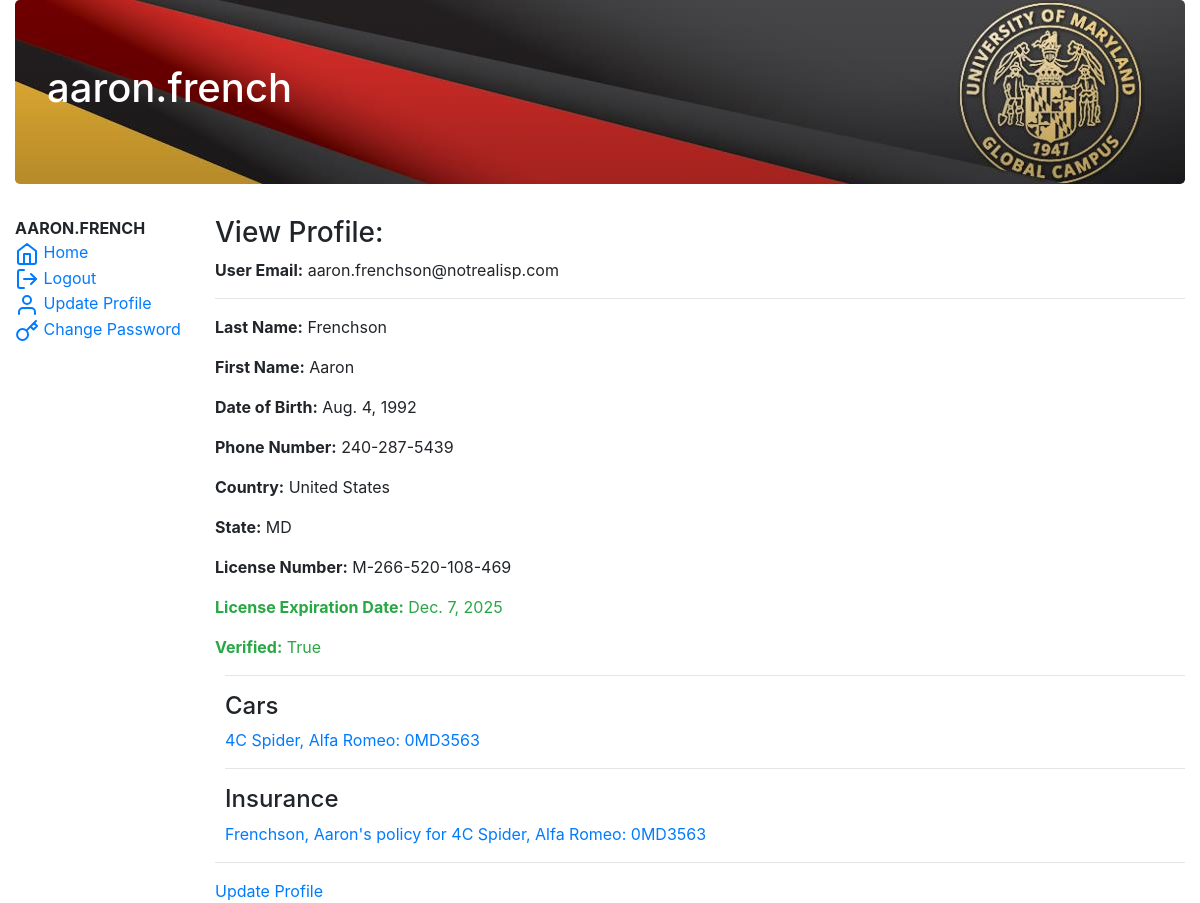
The app's page /povreg/profile_view/ (signed in) with its own data.
### povreg/models.py (models this page shows, shortened)
class Driver(models.Model):
    first_name = models.TextField(max_length=30, help_text='driver\'s first name')
    last_name = models.TextField(max_length=30, help_text='driver\'s last name')
    license_num = models.TextField(max_length=20, help_text='driver\'s license number', unique=True)
    license_expiry = models.DateField(help_text='driver\'s license expiration date')
    state = models.TextField(max_length=30, help_text="State for the driver's license", blank=True)
    country = models.TextField(max_length=30, help_text="Country for the driver's license")
    phone_num = models.TextField(max_length=12, help_text="the driver's phone number")
    verified = models.BooleanField(help_text="whether driver data is verified by admin", default=False)
    dob = models.DateField(help_text="driver's date of birth")
    user = models.OneToOneField(User, on_delete=models.SET_NULL, blank=True, null=True,
                                help_text="This is the user account that corresponds to the driver")
    @property
    def is_expired(self):
        if self.license_expiry < date.today():
            return True
        return False
    def __str__(self):
        return str(self.last_name + ', ' + self.first_name)

class Car(models.Model):
    driver = models.ForeignKey('Driver', on_delete=models.SET_NULL, blank=True, null=True)
    insurance = models.OneToOneField('Insurance', on_delete=models.SET_NULL, blank=True, null=True)
    v_make = models.TextField(max_length=30, help_text="vehicle's make")
    is_commercial = models.BooleanField(default=False,
                                        help_text="true if commercial vehicle, false if private. default is false")
    v_plate = models.TextField(max_length=10, help_text="vehicle's license plate", unique=True)
    owner = models.TextField(max_length=30, help_text="vehicle's owner")
    REPORTED_STATUS = {
        ('stolen', 'stolen'),
        ('good', 'good'),
    }
    status = models.TextField(choices=REPORTED_STATUS, default='go', help_text="vehicle's current reported status")
    registration = models.TextField(max_length=30, help_text="vehicle registration", unique=True)
    v_model = models.TextField(max_length=30, help_text="vehicle's model")
    v_state = models.TextField(max_length=30, help_text="vehicle's state of registration")
    v_country = models.TextField(max_length=30, help_text="vehicle's country of registration")
    def __str__(self):
        if (self.v_model is None) or (self.v_model == ""):
            return str(self.v_make + ": " + self.v_plate)
        else:
            return str(self.v_model + ", " + self.v_make + ": " + self.v_plate)
    def get_absolute_url(self):
        return reverse('car-detail', args=[str(self.id)])
    class Meta:
        unique_together = ("v_plate", "v_state", "v_country")

class Insurance(models.Model):
    driver = models.ForeignKey('Driver', on_delete=models.SET_NULL, blank=True, null=True)
    company = models.TextField(max_length=200, help_text="Company issuing insurance")
    policy_num = models.TextField(max_length=30, unique=True, help_text="Insurance Policy number")
    expiry = models.DateField(help_text="Insurance expiration date")
    coverage_type = models.TextField(max_length=30, help_text="type of insurance coverage")
    STATUS_TYPE = {
        ('Expired', 'Expired'),
        ('Suspended', 'Suspended'),
        ('Active', 'Active'),
    }
    status = models.TextField(choices=STATUS_TYPE, default='Active', help_text="vehicle's current insurance status")
    def get_absolute_url(self):
        return reverse('insurance-detail', args=[str(self.id)])
    def __str__(self):
        return str(self.driver.__str__() + "'s policy for " + self.car.__str__())

### povreg/views.py (the view)
# urls.py: path('profile_view/', views.view_user, name="profile-view"),
@django.contrib.auth.decorators.login_required()
def view_user(request):
    pk = request.user.pk
    user = User.objects.get(pk=pk)
    full_display = True
    profile = None
    if user.groups.filter(name='Officers').exists():
        group = 'officer'
        try:
            profile = user.officer
        except Officer.DoesNotExist:
            pass
    elif user.groups.filter(name='Drivers').exists():
        group = 'driver'
        try:
            profile = user.driver
        except Driver.DoesNotExist:
            pass
    else:
        group = 'none'
        profile = None
    context = {
        'group': group,
        'user': user,
        'profile': profile,
    }
    if request.user.is_authenticated and request.user.id == user.id:
        return render(request, 'povreg/profile_view.html', context=context)
    else:
        raise PermissionDenied

### povreg/templates/povreg/profile_view.html (shortened to what this page needs)
{% extends "base_generic.html" %}
{% block page_header %}
<h1>{{ user }}</h1>
{% endblock %}
{% block content %}
<h3>View Profile:</h3>
<p><strong>User Email:</strong> {{ user.email }}</p>
<hr>
{% if group == "officer" %}
<p><strong>Rank:</strong> {{ profile.rank }}</p>
<p><strong>Last Name:</strong> {{ profile.last_name }}</p>
<p><strong>First Name:</strong> {{ profile.first_name }}</p>
<hr>
<p><strong>Region:</strong> {{ profile.region }}</p>
<p><strong>Unit:</strong> {{ profile.unit }}</p>
<p><strong>Badge Number:</strong> {{ profile.badge_num }}</p>
<p><strong>ID Number:</strong> {{ profile.id_num }}</p>
<p class="{% if profile.verified %}text-success{% else %}text-danger{% endif %}">
    <strong>Verified:</strong> {{ profile.verified }}</p>
{% elif group == "driver" %}
<p><strong>Last Name:</strong> {{ profile.last_name }}</p>
<p><strong>First Name:</strong> {{ profile.first_name }}</p>
<p><strong>Date of Birth:</strong> {{ profile.dob }}</p>
<p><strong>Phone Number:</strong> {{ profile.phone_num }}</p>
<p><strong>Country:</strong> {{ profile.country }}</p>
<p><strong>State:</strong> {{ profile.state }}</p>
<p><strong>License Number:</strong> {{ profile.license_num }}</p>
<p class="{% if profile.is_expired %}text-danger{% else %}text-success{% endif %}">
    <strong>License Expiration Date:</strong> {{ profile.license_expiry }}</p>
<p class="{% if profile.verified %}text-success{% else %}text-danger{% endif %}">
    <strong>Verified:</strong> {{ profile.verified }}</p>
<div style="margin-left:10px; margin-top:10px">
    <hr>
    <h4>Cars</h4>
    {% for drivers_car in profile.car_set.all %}
    <p><a href="{{ drivers_car.get_absolute_url }}">{{drivers_car}}</a></p>
    {% endfor %}
</div>
<div style="margin-left:10px; margin-top:10px">
    <hr>
    <h4>Insurance</h4>
    {% for drivers_insurance in profile.insurance_set.all %}
    <p><a href="{{ drivers_insurance.get_absolute_url }}">{{ drivers_insurance }}</a></p>
    {% endfor %}
</div>
{% endif %}
<hr>
<a href="{% url 'profile-update' %}">Update Profile</a>
{% endblock %}

### povreg/templates/base_generic.html (shortened to what this page needs)
<!DOCTYPE html>
<html lang="en">
<head>
    <link rel="stylesheet" href="https://stackpath.bootstrapcdn.com/bootstrap/4.1.3/css/bootstrap.min.css"
>
    {% load static %}
    <link rel="stylesheet" href=""{% static 'css/styles.css' %}">
</head>
<body>
    <div class="container-fluid">
        {% load static %}
            <div class="jumbotron jumbotron-header-img">
                {% block page_header %}
                {% endblock %}
            </div>
        <div class="row">
            <div class="col-sm-2 sidebar-sticky">
                {% block sidebar %}
                    <ul class="nav flex-column">
                        {% if user.is_authenticated %}
                        <li class="nav-item"><strong>{{ user|upper }}</strong></li>
                        <li class="nav-item"><a href="{% url 'index' %}"><span data-feather="home"></span> Home</a></li>
                        <li class="nav-item"><a href="{% url 'logout' %}?next={{request.path}}"><span data-feather="log-out"></span> Logout</a></li>
                        <li class="nav-item"><a href="{% url 'profile-view' %}"><span data-feather="user"></span> Update Profile</a></li>
                        <li class="nav-item"><a href="{% url 'change-password' %}"><span data-feather="key"></span> Change Password </a></li>
                        {% else %}
                        <li class="nav-item"><a href="{% url 'login' %}?next={{request.path}}"><span data-feather="log-in"></span> Login</a></li>
                        {% endif %}
                    </ul>
                {% endblock %}
            </div>
            <div class="col-sm-10 ">
                {% block content %}
                {% endblock %}
            </div>
        </div>
    </div>
</body>
</html>

### records on screen
Driver: last_name "Frenchson", first_name "Aaron", dob "Aug. 4, 1992", phone_num "240-287-5439", country "United States", state "MD", license_num "M-266-520-108-469", license_expiry "Dec. 7, 2025", verified "True"
Car: v_model+v_make+v_plate "4C Spider, Alfa Romeo: 0MD3563"
Insurance: driver+id "Frenchson, Aaron's policy for 4C Spider, Alfa Romeo: 0MD3563"

### other values on screen
{{ user }} "aaron.french"
{{ user|upper }} "AARON.FRENCH"
{{ user.email }} "aaron.frenchson@notrealisp.com"
